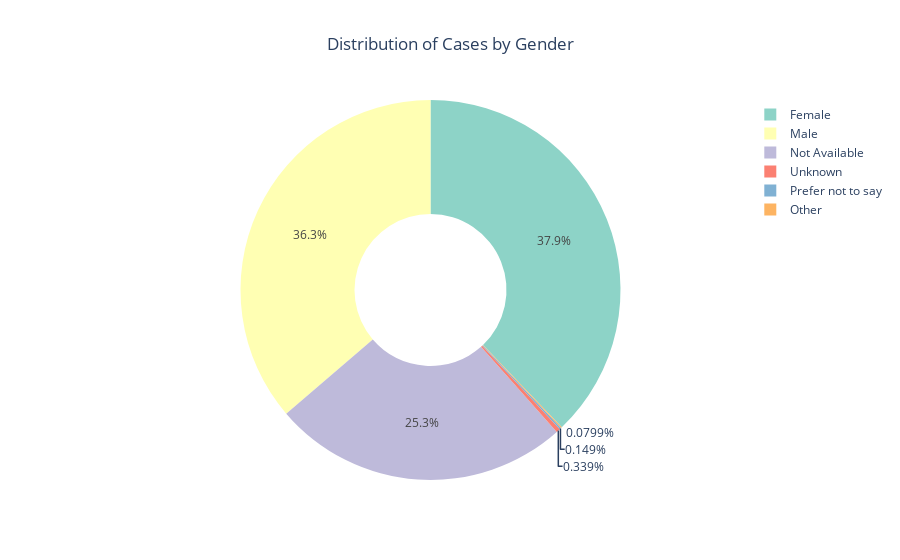

Notebook source saved alongside this figure:
### Code cell
# 2. Count by gender (Pie Chart)
gender_counts = df.groupby('Gender').size().reset_index(name='Count')

fig2 = px.pie(gender_counts, 
             values='Count', 
             names='Gender',
             title='Distribution of Cases by Gender',
             hole=0.4,
             color_discrete_sequence=px.colors.qualitative.Set3)

fig2.update_layout(
    title_x=0.5,
    showlegend=True
)

fig2.show()

### Figure 1 — Plotly figure (JSON) as saved in the notebook; plotly's stock layout.template omitted (floating-point values rounded to 4 significant figures)
{"data": [{"domain": {"x": [0, 1], "y": [0, 1]}, "hole": 0.4, "hovertemplate": "Gender=%{label}<br>Count=%{value}<extra></extra>", "labels": ["Female", "Male", "Not Available", "Other", "Prefer not to say", "Unknown"], "legendgroup": "", "name": "", "showlegend": true, "type": "pie", "values": [118866, 113905, 79420, 251, 469, 1065]}], "layout": {"legend": {"tracegroupgap": 0}, "piecolorway": ["rgb(141,211,199)", "rgb(255,255,179)", "rgb(190,186,218)", "rgb(251,128,114)", "rgb(128,177,211)", "rgb(253,180,98)", "rgb(179,222,105)", "rgb(252,205,229)", "rgb(217,217,217)", "rgb(188,128,189)", "rgb(204,235,197)", "rgb(255,237,111)"], "showlegend": true, "title": {"text": "Distribution of Cases by Gender", "x": 0.5}}}
